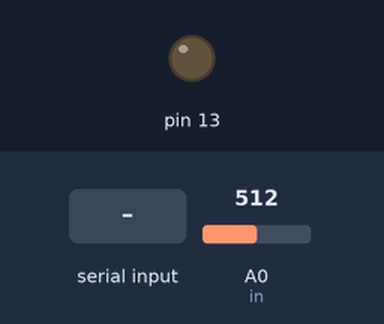
Bench run of a sketch on a simulated Arduino Uno, built with avr-gcc and run on an emulated ATmega328P. Parts: output pins drawn as LEDs (lit = HIGH). The test bench sets the inputs (shaded band); at power-on: A0 (in) = 512. What the sketch prints to the serial monitor is not drawn.

Above: at 1.2 s.
1.3 s: "1" received over Serial
At 2.4 s:
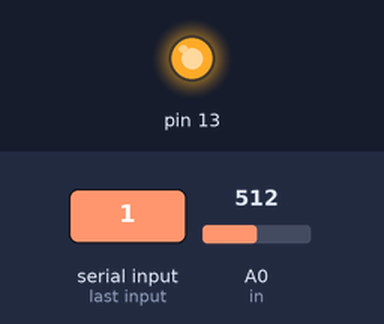
4.7 s: "0" received over Serial
At 5.1 s:
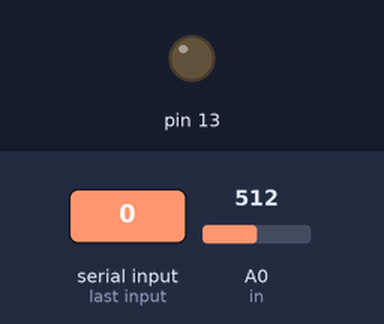
Timing chart, 0 to 7.7 s (numbered marks = the images above; inputs shaded):
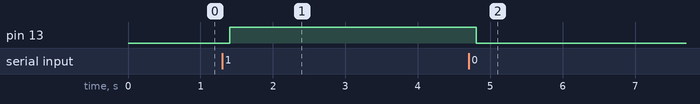

Measured:
- after the input at 1.3 s, pin 13: LOW → HIGH after 0.10 s
- after the input at 4.7 s, pin 13: HIGH → LOW after 0.10 s

The sketch:

IRS.ino
```cpp
int in = A0;
char Incoming_value = 0;

void setup() {
  Serial.begin(9600);
  pinMode(in,INPUT);
  pinMode(13, OUTPUT);
}

void loop() {
  if (Serial.available() > 0)
  {
    Incoming_value = Serial.read();
    if (Incoming_value == '1')
      digitalWrite(13, HIGH);
    else if (Incoming_value == '0')
      digitalWrite(13, LOW);
  //Read the anlog value
  }
  byte val = map(analogRead(in),0,1024.0,0,255);
  Serial.write(val);
  delay(200);
}
```
